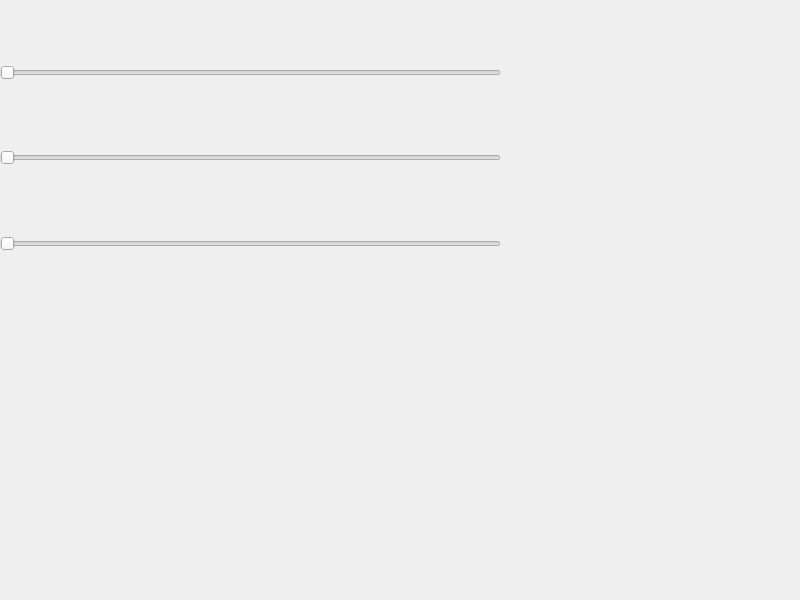
<?xml version="1.0" encoding="UTF-8"?>
<ui version="4.0">
 <class>frmProgressColor</class>
 <widget class="QWidget" name="frmProgressColor">
  <property name="geometry">
   <rect>
    <x>0</x>
    <y>0</y>
    <width>800</width>
    <height>600</height>
   </rect>
  </property>
  <property name="windowTitle">
   <string>Form</string>
  </property>
  <widget class="QWidget" name="widget" native="true">
   <property name="geometry">
    <rect>
     <x>0</x>
     <y>0</y>
     <width>501</width>
     <height>251</height>
    </rect>
   </property>
   <layout class="QVBoxLayout" name="verticalLayout">
    <item>
     <widget class="ProgressColor" name="progressColor1" native="true"/>
    </item>
    <item>
     <widget class="QSlider" name="horizontalSlider1">
      <property name="orientation">
       <enum>Qt::Horizontal</enum>
      </property>
     </widget>
    </item>
    <item>
     <widget class="ProgressColor" name="progressColor2" native="true"/>
    </item>
    <item>
     <widget class="QSlider" name="horizontalSlider2">
      <property name="orientation">
       <enum>Qt::Horizontal</enum>
      </property>
     </widget>
    </item>
    <item>
     <widget class="ProgressColor" name="progressColor3" native="true"/>
    </item>
    <item>
     <widget class="QSlider" name="horizontalSlider3">
      <property name="orientation">
       <enum>Qt::Horizontal</enum>
      </property>
     </widget>
    </item>
   </layout>
  </widget>
 </widget>
 <customwidgets>
  <customwidget>
   <class>ProgressColor</class>
   <extends>QWidget</extends>
   <header>progresscolor.h</header>
   <container>1</container>
  </customwidget>
 </customwidgets>
 <resources/>
 <connections>
  <connection>
   <sender>horizontalSlider1</sender>
   <signal>valueChanged(int)</signal>
   <receiver>progressColor1</receiver>
   <slot>setValue(int)</slot>
   <hints>
    <hint type="sourcelabel">
     <x>45</x>
     <y>53</y>
    </hint>
    <hint type="destinationlabel">
     <x>45</x>
     <y>38</y>
    </hint>
   </hints>
  </connection>
  <connection>
   <sender>horizontalSlider2</sender>
   <signal>valueChanged(int)</signal>
   <receiver>progressColor2</receiver>
   <slot>setValue(int)</slot>
   <hints>
    <hint type="sourcelabel">
     <x>141</x>
     <y>117</y>
    </hint>
    <hint type="destinationlabel">
     <x>141</x>
     <y>100</y>
    </hint>
   </hints>
  </connection>
  <connection>
   <sender>horizontalSlider3</sender>
   <signal>valueChanged(int)</signal>
   <receiver>progressColor3</receiver>
   <slot>setValue(int)</slot>
   <hints>
    <hint type="sourcelabel">
     <x>184</x>
     <y>196</y>
    </hint>
    <hint type="destinationlabel">
     <x>181</x>
     <y>165</y>
    </hint>
   </hints>
  </connection>
 </connections>
</ui>
